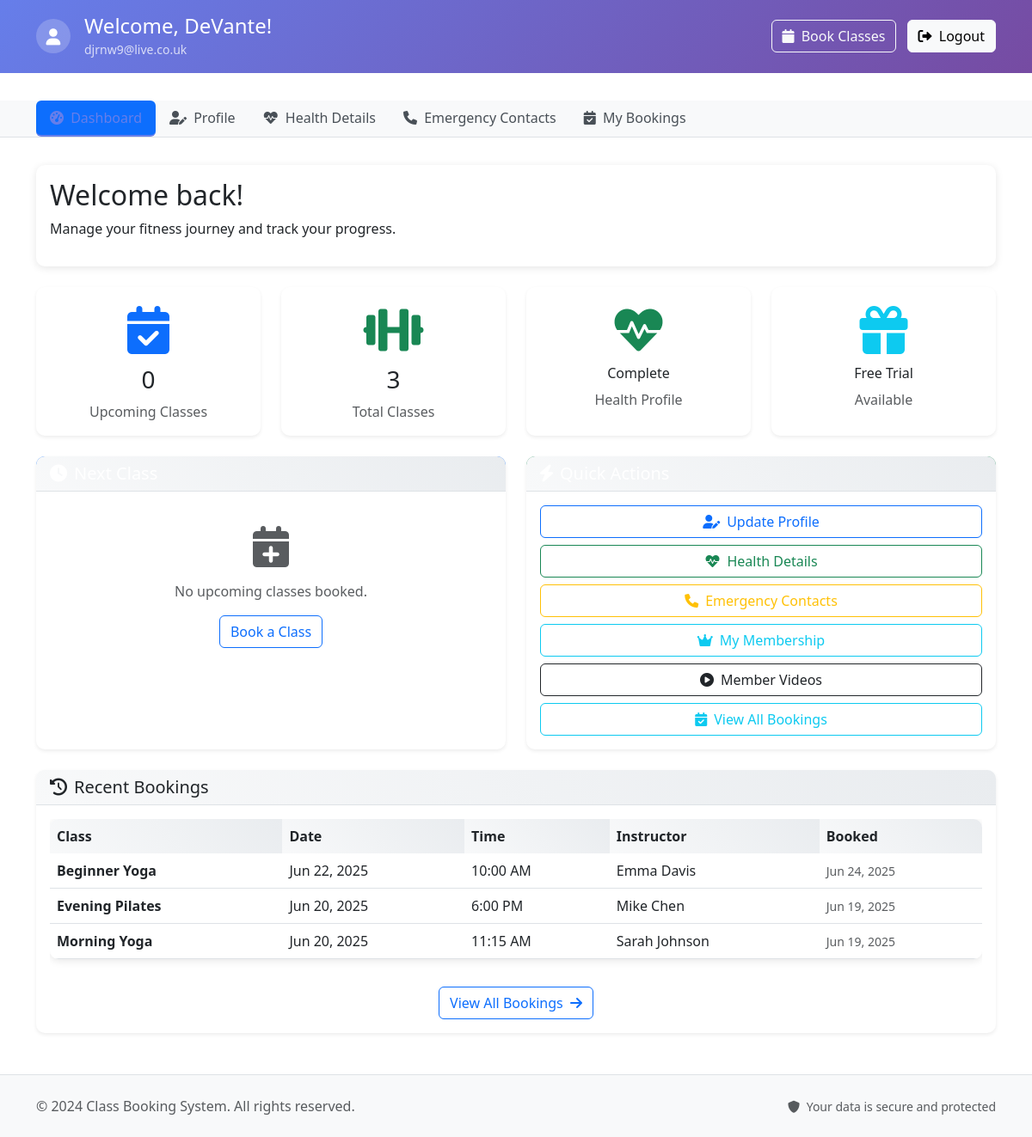
Screenshot of /public/user/dashboard.php (signed in) with the database file from the repository.
### tables this page shows
CREATE TABLE `bookings` (
  `id` int(11) NOT NULL AUTO_INCREMENT,
  `user_id` int(11) DEFAULT NULL,
  `class_id` int(11) NOT NULL,
  `name` varchar(255) NOT NULL,
  `email` varchar(255) NOT NULL,
  `created_at` timestamp NOT NULL DEFAULT current_timestamp(),
  `membership_cycle` varchar(7) DEFAULT NULL COMMENT 'YYYY-MM format for tracking monthly limits',
  `is_free_trial` tinyint(1) DEFAULT 0,
  PRIMARY KEY (`id`),
  KEY `class_id` (`class_id`),
  KEY `idx_bookings_user_id` (`user_id`),
  KEY `idx_bookings_membership_cycle` (`membership_cycle`),
  KEY `idx_bookings_free_trial` (`is_free_trial`),
  CONSTRAINT `bookings_ibfk_1` FOREIGN KEY (`class_id`) REFERENCES `classes` (`id`) ON DELETE CASCADE,
  CONSTRAINT `bookings_ibfk_2` FOREIGN KEY (`user_id`) REFERENCES `users` (`id`) ON DELETE CASCADE
);

CREATE TABLE `classes` (
  `id` int(11) NOT NULL AUTO_INCREMENT,
  `name` varchar(255) NOT NULL,
  `description` text DEFAULT NULL,
  `date` date NOT NULL,
  `time` time NOT NULL,
  `capacity` int(11) NOT NULL,
  `created_at` timestamp NOT NULL DEFAULT current_timestamp(),
  `instructor_id` int(11) DEFAULT NULL,
  `recurring` tinyint(1) DEFAULT 0,
  PRIMARY KEY (`id`),
  KEY `fk_classes_instructor` (`instructor_id`),
  CONSTRAINT `fk_classes_instructor` FOREIGN KEY (`instructor_id`) REFERENCES `instructors` (`id`) ON DELETE SET NULL
);

### config/user_auth.php (called while the page is built, shortened)
<?php
function isUserLoggedIn() {
    return isset($_SESSION['user_logged_in']) && $_SESSION['user_logged_in'] === true;
}
function getUserInfo() {
    return [
        'id' => $_SESSION['user_id'],
        'email' => $_SESSION['user_email'],
        'name' => $_SESSION['user_name'],
        'first_name' => $_SESSION['user_first_name']
    ];
}
?>

### config/membership_functions.php (called while the page is built, shortened)
<?php
require_once __DIR__ . '/user_auth.php';
function hasUserUsedFreeTrial($userId) {
    try {
        $pdo = connectUserDB();
        $stmt = $pdo->prepare("SELECT free_trial_used FROM users WHERE id = ?");
        $stmt->execute([$userId]);
        $result = $stmt->fetch();
        return $result ? (bool)$result['free_trial_used'] : false;
    } catch (Exception $e) {
        error_log('Error checking free trial status: ' . $e->getMessage());
        return true;
    }
}
function getUserActiveMembership($userId) {
    try {
        $pdo = connectUserDB();
        $stmt = $pdo->prepare("
            SELECT um.*, mp.name as plan_name, mp.description as plan_description,
                   mp.monthly_class_limit, mp.price
            FROM user_memberships um
            JOIN membership_plans mp ON um.plan_id = mp.id
            WHERE um.user_id = ?
            AND um.status = 'active'
            AND um.start_date <= CURDATE()
            AND um.end_date >= CURDATE()
            ORDER BY um.end_date DESC
            LIMIT 1
        ");
        $stmt->execute([$userId]);
        return $stmt->fetch(PDO::FETCH_ASSOC);
    } catch (Exception $e) {
        error_log('Error getting user membership: ' . $e->getMessage());
        return null;
    }
}
function getUserMembershipStatusSimple($userId) {
    $membership = getUserActiveMembership($userId);
    $hasUsedTrial = hasUserUsedFreeTrial($userId);
    if (!$hasUsedTrial) {
        return [
            'status' => 'free_trial_available',
            'message' => 'Free trial available',
            'classes_remaining' => 1
        ];
    }
    $currentMonth = date('Y-m');
    $classCount = getUserMonthlyClassCount($userId, $currentMonth);
    $remaining = max(0, $membership['monthly_class_limit'] - $classCount);
    return [
        'status' => 'active',
        'message' => $membership['plan_name'],
        'plan_name' => $membership['plan_name'],
        'classes_used' => $classCount,
        'classes_limit' => $membership['monthly_class_limit'],
        'classes_remaining' => $remaining,
        'end_date' => $membership['end_date']
    ];
}
function userHasVideoAccess($userId) {
    if (!hasUserUsedFreeTrial($userId)) {
        return true;
    }
    $membership = getUserActiveMembership($userId);
    return $membership !== null;
}
?>

### public/user/dashboard.php (the view, shortened to what this page needs)
<?php
require_once __DIR__ . '/../../config/user_auth.php';
require_once __DIR__ . '/../../config/membership_functions.php';
$userInfo = getUserInfo();
try {
    $pdo = connectUserDB();
    $stmt = $pdo->prepare("
        SELECT COUNT(*) as upcoming_count
        FROM bookings b
        JOIN classes c ON b.class_id = c.id
        WHERE b.user_id = ? AND c.date >= CURDATE()
    ");
    $stmt->execute([$userInfo['id']]);
    $upcomingCount = $stmt->fetchColumn();
    $stmt = $pdo->prepare("SELECT COUNT(*) FROM bookings WHERE user_id = ?");
    $stmt->execute([$userInfo['id']]);
    $totalBookings = $stmt->fetchColumn();
    $stmt = $pdo->prepare("
        SELECT c.name, c.date, c.time, b.created_at,
               CONCAT(i.first_name, ' ', i.last_name) as instructor_name
        FROM bookings b
        JOIN classes c ON b.class_id = c.id
        LEFT JOIN instructors i ON c.instructor_id = i.id
        WHERE b.user_id = ?
        ORDER BY b.created_at DESC
        LIMIT 5
    ");
    $stmt->execute([$userInfo['id']]);
    $recentBookings = $stmt->fetchAll();
    $stmt = $pdo->prepare("
        SELECT c.name, c.date, c.time, c.description,
               CONCAT(i.first_name, ' ', i.last_name) as instructor_name
        FROM bookings b
        JOIN classes c ON b.class_id = c.id
        LEFT JOIN instructors i ON c.instructor_id = i.id
        WHERE b.user_id = ? AND c.date >= CURDATE()
        ORDER BY c.date, c.time
        LIMIT 1
    ");
    $stmt->execute([$userInfo['id']]);
    $nextClass = $stmt->fetch();
    $stmt = $pdo->prepare("SELECT health_questionnaire FROM users WHERE id = ?");
    $stmt->execute([$userInfo['id']]);
    $user = $stmt->fetch();
    $hasHealthInfo = !empty($user['health_questionnaire']);
    $membershipStatus = getUserMembershipStatusSimple($userInfo['id']);
    $hasActiveMembership = $membershipStatus && $membershipStatus['status'] === 'active';
    $hasFreeTrial = !hasUserUsedFreeTrial($userInfo['id']);
    $hasVideoAccess = userHasVideoAccess($userInfo['id']);
} catch (Exception $e) {
    error_log('Dashboard error: ' . $e->getMessage());
    $upcomingCount = 0;
    $totalBookings = 0;
    $recentBookings = [];
    $nextClass = null;
    $hasHealthInfo = false;
    $membershipStatus = null;
    $hasActiveMembership = false;
    $hasFreeTrial = false;
    $hasVideoAccess = false;
}
include 'header.php';
?>
<div class="row">
    <div class="col-12 mb-4">
        <div class="card">
            <div class="card-body">
                <h2>Welcome back!</h2>
                <p>Manage your fitness journey and track your progress.</p>
            </div>
        </div>
    </div>
</div>
<div class="row">
    <div class="col-md-3 mb-4">
        <div class="card border-0 shadow-sm h-100">
            <div class="card-body text-center">
                <div class="display-4 text-primary mb-2">
                    <i class="fas fa-calendar-check"></i>
                </div>
                <h3 class="card-title"><?php echo $upcomingCount; ?></h3>
                <p class="text-muted mb-0">Upcoming Classes</p>
            </div>
        </div>
    </div>
    <div class="col-md-3 mb-4">
        <div class="card border-0 shadow-sm h-100">
            <div class="card-body text-center">
                <div class="display-4 text-success mb-2">
                    <i class="fas fa-dumbbell"></i>
                </div>
                <h3 class="card-title"><?php echo $totalBookings; ?></h3>
                <p class="text-muted mb-0">Total Classes</p>
            </div>
        </div>
    </div>
    <div class="col-md-3 mb-4">
        <div class="card border-0 shadow-sm h-100">
            <div class="card-body text-center">
                <div class="display-4 <?php echo $hasHealthInfo ? 'text-success' : 'text-warning'; ?> mb-2">
                    <i class="fas fa-heartbeat"></i>
                </div>
                <h6 class="card-title"><?php echo $hasHealthInfo ? 'Complete' : 'Incomplete'; ?></h6>
                <p class="text-muted mb-0">Health Profile</p>
            </div>
        </div>
    </div>
    <div class="col-md-3 mb-4">
        <div class="card border-0 shadow-sm h-100">
            <div class="card-body text-center">
                <?php if ($hasActiveMembership): ?>
                    <div class="display-4 text-success mb-2">
                        <i class="fas fa-crown"></i>
                    </div>
                    <h6 class="card-title">Active Member</h6>
                    <p class="text-muted mb-0"><?php echo htmlspecialchars($membershipStatus['plan_name']); ?></p>
                <?php elseif ($hasFreeTrial): ?>
                    <div class="display-4 text-info mb-2">
                        <i class="fas fa-gift"></i>
                    </div>
                    <h6 class="card-title">Free Trial</h6>
                    <p class="text-muted mb-0">Available</p>
                <?php endif; ?>
            </div>
        </div>
    </div>
</div>
<div class="row">
    <div class="col-md-6 mb-4">
        <div class="card border-0 shadow-sm h-100">
            <div class="card-header bg-primary text-white">
                <h5 class="card-title mb-0">
                    <i class="fas fa-clock me-2"></i>Next Class
                </h5>
            </div>
            <div class="card-body">
                <?php if ($nextClass): ?>
                    <h6 class="card-title"><?php echo htmlspecialchars($nextClass['name']); ?></h6>
                    <p class="text-muted mb-2"><?php echo htmlspecialchars($nextClass['description']); ?></p>
                    <div class="row text-sm">
                        <div class="col-6">
                            <strong><i class="fas fa-calendar me-1"></i> Date:</strong><br>
                            <?php echo date('M j, Y', strtotime($nextClass['date'])); ?>
                        </div>
                        <div class="col-6">
                            <strong><i class="fas fa-clock me-1"></i> Time:</strong><br>
                            <?php echo date('g:i A', strtotime($nextClass['time'])); ?>
                        </div>
                    </div>
                    <?php if ($nextClass['instructor_name']): ?>
                        <div class="mt-2">
                            <strong><i class="fas fa-user-tie me-1"></i> Instructor:</strong>
                            <?php echo htmlspecialchars($nextClass['instructor_name']); ?>
                        </div>
                    <?php endif; ?>
                <?php else: ?>
                    <div class="text-center text-muted py-4">
                        <i class="fas fa-calendar-plus fa-3x mb-3"></i>
                        <p>No upcoming classes booked.</p>
                        <a href="../index.php" class="btn btn-outline-primary">Book a Class</a>
                    </div>
                <?php endif; ?>
            </div>
        </div>
    </div>
    <div class="col-md-6 mb-4">
        <div class="card border-0 shadow-sm h-100">
            <div class="card-header bg-success text-white">
                <h5 class="card-title mb-0">
                    <i class="fas fa-bolt me-2"></i>Quick Actions
                </h5>
            </div>
            <div class="card-body">
                <div class="d-grid gap-2">
                    <a href="profile.php" class="btn btn-outline-primary">
                        <i class="fas fa-user-edit me-2"></i>Update Profile
                    </a>
                    <a href="health.php" class="btn btn-outline-success">
                        <i class="fas fa-heartbeat me-2"></i>Health Details
                    </a>
                    <a href="emergency.php" class="btn btn-outline-warning">
                        <i class="fas fa-phone me-2"></i>Emergency Contacts
                    </a>
                    <a href="membership.php" class="btn btn-outline-info">
                        <i class="fas fa-crown me-2"></i>My Membership
                    </a>
                    <?php if ($hasVideoAccess): ?>
                    <a href="videos.php" class="btn btn-outline-dark">
                        <i class="fas fa-play-circle me-2"></i>Member Videos
                    </a>
                    <?php endif; ?>
                    <a href="bookings.php" class="btn btn-outline-info">
                        <i class="fas fa-calendar-check me-2"></i>View All Bookings
                    </a>
                </div>
            </div>
        </div>
    </div>
</div>
<div class="row">
    <div class="col-12">
        <div class="card border-0 shadow-sm">
            <div class="card-header bg-light">
                <h5 class="card-title mb-0">
                    <i class="fas fa-history me-2"></i>Recent Bookings
                </h5>
            </div>
            <div class="card-body">
                <?php if (!empty($recentBookings)): ?>
                    <div class="table-responsive">
                        <table class="table table-hover">
                            <thead>
                                <tr>
                                    <th>Class</th>
                                    <th>Date</th>
                                    <th>Time</th>
                                    <th>Instructor</th>
                                    <th>Booked</th>
                                </tr>
                            </thead>
                            <tbody>
                                <?php foreach ($recentBookings as $booking): ?>
                                    <tr>
                                        <td>
                                            <strong><?php echo htmlspecialchars($booking['name']); ?></strong>
                                        </td>
                                        <td><?php echo date('M j, Y', strtotime($booking['date'])); ?></td>
                                        <td><?php echo date('g:i A', strtotime($booking['time'])); ?></td>
                                        <td><?php echo htmlspecialchars($booking['instructor_name'] ?? 'TBA'); ?></td>
                                        <td>
                                            <small class="text-muted">
                                                <?php echo date('M j, Y', strtotime($booking['created_at'])); ?>
                                            </small>
                                        </td>
                                    </tr>
                                <?php endforeach; ?>
                            </tbody>
                        </table>
                    </div>
                    <div class="text-center mt-3">
                        <a href="bookings.php" class="btn btn-outline-primary">
                            View All Bookings <i class="fas fa-arrow-right ms-1"></i>
                        </a>
                    </div>
                <?php endif; ?>
            </div>
        </div>
    </div>
</div>
<?php include 'footer.php'; ?>

### assets/css/custom.css (style rules this page uses)
.btn { border-radius: 6px; font-weight: 500; }
.card { border: none; box-shadow: 0 2px 10px rgba(0, 0, 0, 0.1); border-radius: 10px; }
.card-header { background: linear-gradient(45deg, #f8f9fa, #e9ecef); border-bottom: 1px solid #dee2e6; border-radius: 10px 10px 0 0 !important; }
.table { border-radius: 10px; overflow: hidden; box-shadow: 0 2px 10px rgba(0, 0, 0, 0.1); }
.table thead th { background: linear-gradient(45deg, #f8f9fa, #e9ecef); border: none; font-weight: 600; }

### rows the page displays
bookings: class.name "Beginner Yoga", class.date "Jun 22, 2025", class.time "10:00 AM", instructor_name "Emma Davis", created_at "Jun 24, 2025"
bookings: class.name "Evening Pilates", class.date "Jun 20, 2025", class.time "6:00 PM", instructor_name "Mike Chen", created_at "Jun 19, 2025"
bookings: class.name "Morning Yoga", class.date "Jun 20, 2025", class.time "11:15 AM", instructor_name "Sarah Johnson", created_at "Jun 19, 2025"

### other values shown
$userInfo['first_name'] "DeVante"
$userInfo['email'] "djrnw9@live.co.uk"
$upcomingCount "0"
$totalBookings "3"
